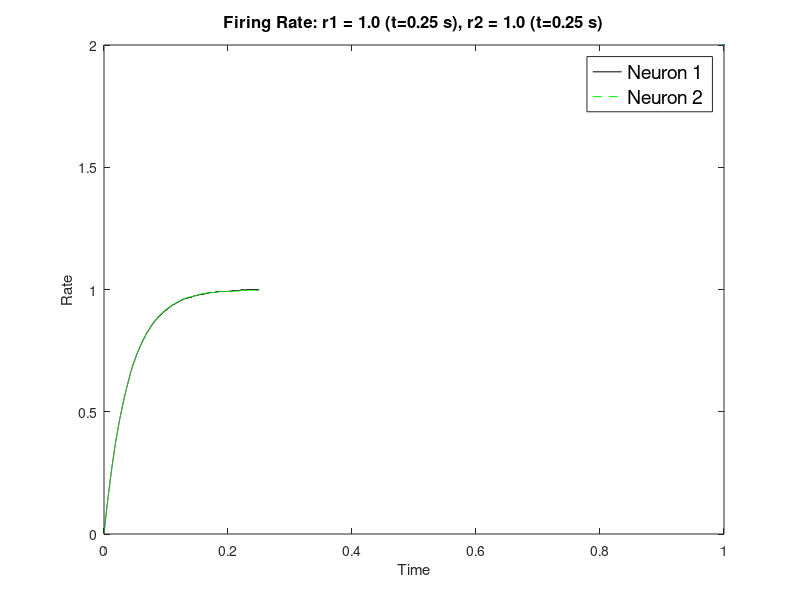

The MATLAB script that drew this image:
% Define parameters
tau = 0.02; % time constant
A = 0.5; % Alpha-coupling parameter for neuron 1
B = 0.5; % Beta-coupling parameter for neuron 2
U = 0.5; % mean of input current
SD = 0.1; % standard deviation of input current
h = 0.00001; % time step
tsim = 0.25; % simulation time

% Initialize vectors
t = 0:h:tsim;
n = length(t);
r1 = zeros(n, 1);
r2 = zeros(n, 1);
I1 = normrnd(U, SD, n, 1);
I2 = normrnd(U, SD, n, 1);

% Euler's method
for i = 2:n
    r1(i) = r1(i-1) + h*(-r1(i-1) + A*r2(i-1) + I1(i-1))/tau;
    r2(i) = r2(i-1) + h*(-r2(i-1) + B*r1(i-1) + I2(i-1))/tau;
end

% Plot results
plot(t,r1,'k',t,r2,'g--', LineWidth=2);
xlabel('Time');
ylabel('Rate');
title(sprintf('Firing Rate: r1 = %.1f (t=%.2f s), r2 = %.1f (t=%.2f s)', r1(end), t(end), r2(end), t(end)), 'FontSize', 12);
legend('Neuron 1','Neuron 2','Location', 'best','FontSize', 14);